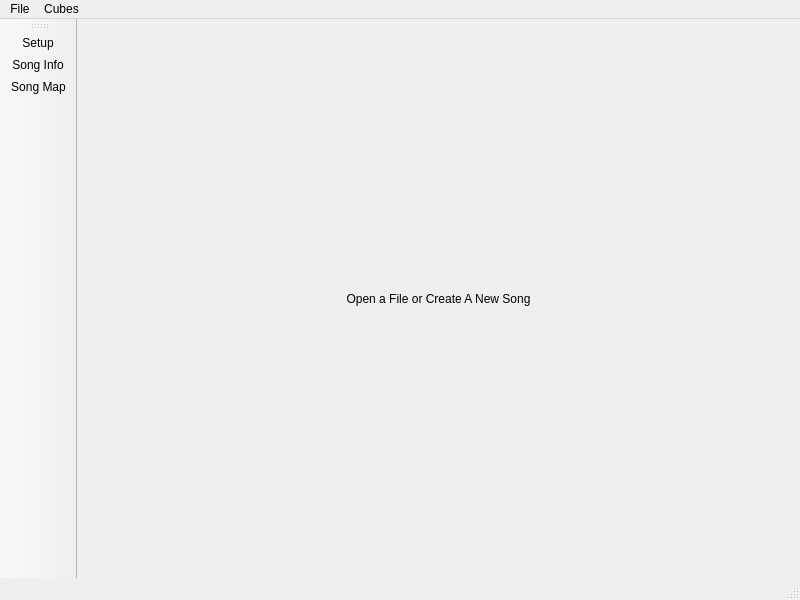
<?xml version="1.0" encoding="UTF-8"?>
<ui version="4.0">
 <class>MainWindow</class>
 <widget class="QMainWindow" name="MainWindow">
  <property name="geometry">
   <rect>
    <x>0</x>
    <y>0</y>
    <width>800</width>
    <height>600</height>
   </rect>
  </property>
  <property name="windowTitle">
   <string>MainWindow</string>
  </property>
  <widget class="QWidget" name="centralwidget">
   <layout class="QHBoxLayout" name="horizontalLayout_2">
    <item>
     <widget class="QLabel" name="helloLabel">
      <property name="text">
       <string>Open a File or Create A New Song</string>
      </property>
      <property name="alignment">
       <set>Qt::AlignCenter</set>
      </property>
     </widget>
    </item>
   </layout>
  </widget>
  <widget class="QMenuBar" name="menubar">
   <property name="geometry">
    <rect>
     <x>0</x>
     <y>0</y>
     <width>800</width>
     <height>22</height>
    </rect>
   </property>
   <widget class="QMenu" name="menuFile">
    <property name="title">
     <string>File</string>
    </property>
    <addaction name="actionNew"/>
    <addaction name="actionOpen"/>
    <addaction name="actionSave"/>
    <addaction name="actionClose"/>
   </widget>
   <widget class="QMenu" name="menuCubes">
    <property name="title">
     <string>Cubes</string>
    </property>
    <addaction name="actionUp_Left"/>
    <addaction name="actionUp"/>
    <addaction name="actionUp_Right"/>
    <addaction name="actionRight"/>
    <addaction name="actionDown_Right"/>
    <addaction name="actionDown"/>
    <addaction name="actionDown_Left"/>
    <addaction name="actionLeft"/>
    <addaction name="actionCentered"/>
    <addaction name="separator"/>
    <addaction name="actionRed"/>
    <addaction name="actionBlue"/>
   </widget>
   <addaction name="menuFile"/>
   <addaction name="menuCubes"/>
  </widget>
  <widget class="QStatusBar" name="statusbar"/>
  <widget class="QToolBar" name="toolBar">
   <property name="windowTitle">
    <string>toolBar</string>
   </property>
   <property name="toolButtonStyle">
    <enum>Qt::ToolButtonTextUnderIcon</enum>
   </property>
   <attribute name="toolBarArea">
    <enum>LeftToolBarArea</enum>
   </attribute>
   <attribute name="toolBarBreak">
    <bool>false</bool>
   </attribute>
   <addaction name="actionSetup"/>
   <addaction name="actionSong_Info"/>
   <addaction name="actionSong_Map"/>
  </widget>
  <action name="actionOpen">
   <property name="text">
    <string>Open</string>
   </property>
   <property name="shortcut">
    <string>Ctrl+O</string>
   </property>
  </action>
  <action name="actionSave">
   <property name="text">
    <string>Save</string>
   </property>
   <property name="shortcut">
    <string>Ctrl+S</string>
   </property>
  </action>
  <action name="actionNew">
   <property name="text">
    <string>New</string>
   </property>
   <property name="shortcut">
    <string>Ctrl+N</string>
   </property>
  </action>
  <action name="actionClose">
   <property name="text">
    <string>Close</string>
   </property>
  </action>
  <action name="actionSetup">
   <property name="icon">
    <iconset resource="Images.qrc">
     <normaloff>:/Images/Images/gear.png</normaloff>:/Images/Images/gear.png</iconset>
   </property>
   <property name="text">
    <string>Setup</string>
   </property>
  </action>
  <action name="actionSong_Info">
   <property name="icon">
    <iconset resource="Images.qrc">
     <normaloff>:/Images/Images/info.png</normaloff>:/Images/Images/info.png</iconset>
   </property>
   <property name="text">
    <string>Song Info</string>
   </property>
  </action>
  <action name="actionSong_Map">
   <property name="icon">
    <iconset resource="Images.qrc">
     <normaloff>:/Images/Images/music.png</normaloff>:/Images/Images/music.png</iconset>
   </property>
   <property name="text">
    <string>Song Map</string>
   </property>
  </action>
  <action name="actionUp_Left">
   <property name="icon">
    <iconset resource="Images.qrc">
     <normaloff>:/Images/Images/arrowUpLeft.png</normaloff>:/Images/Images/arrowUpLeft.png</iconset>
   </property>
   <property name="text">
    <string>Up Left</string>
   </property>
   <property name="shortcut">
    <string>Alt+7</string>
   </property>
  </action>
  <action name="actionUp">
   <property name="icon">
    <iconset resource="Images.qrc">
     <normaloff>:/Images/Images/arrowUp.png</normaloff>:/Images/Images/arrowUp.png</iconset>
   </property>
   <property name="text">
    <string>Up</string>
   </property>
   <property name="shortcut">
    <string>Alt+8</string>
   </property>
  </action>
  <action name="actionUp_Right">
   <property name="icon">
    <iconset resource="Images.qrc">
     <normaloff>:/Images/Images/arrowUpRight.png</normaloff>:/Images/Images/arrowUpRight.png</iconset>
   </property>
   <property name="text">
    <string>Up Right</string>
   </property>
   <property name="shortcut">
    <string>Alt+9</string>
   </property>
  </action>
  <action name="actionRight">
   <property name="icon">
    <iconset resource="Images.qrc">
     <normaloff>:/Images/Images/arrowRight.png</normaloff>:/Images/Images/arrowRight.png</iconset>
   </property>
   <property name="text">
    <string>Right</string>
   </property>
   <property name="shortcut">
    <string>Alt+6</string>
   </property>
  </action>
  <action name="actionDown_Right">
   <property name="icon">
    <iconset resource="Images.qrc">
     <normaloff>:/Images/Images/arrowDownRight.png</normaloff>:/Images/Images/arrowDownRight.png</iconset>
   </property>
   <property name="text">
    <string>Down Right</string>
   </property>
   <property name="shortcut">
    <string>Alt+3</string>
   </property>
  </action>
  <action name="actionDown">
   <property name="icon">
    <iconset resource="Images.qrc">
     <normaloff>:/Images/Images/arrowDown.png</normaloff>:/Images/Images/arrowDown.png</iconset>
   </property>
   <property name="text">
    <string>Down</string>
   </property>
   <property name="shortcut">
    <string>Alt+2</string>
   </property>
  </action>
  <action name="actionDown_Left">
   <property name="icon">
    <iconset resource="Images.qrc">
     <normaloff>:/Images/Images/arrowDownLeft.png</normaloff>:/Images/Images/arrowDownLeft.png</iconset>
   </property>
   <property name="text">
    <string>Down Left</string>
   </property>
   <property name="shortcut">
    <string>Alt+1</string>
   </property>
  </action>
  <action name="actionLeft">
   <property name="icon">
    <iconset resource="Images.qrc">
     <normaloff>:/Images/Images/arrowLeft.png</normaloff>:/Images/Images/arrowLeft.png</iconset>
   </property>
   <property name="text">
    <string>Left</string>
   </property>
   <property name="shortcut">
    <string>Alt+4</string>
   </property>
  </action>
  <action name="actionCentered">
   <property name="icon">
    <iconset resource="Images.qrc">
     <normaloff>:/Images/Images/arrowNone.png</normaloff>:/Images/Images/arrowNone.png</iconset>
   </property>
   <property name="text">
    <string>Centered</string>
   </property>
   <property name="shortcut">
    <string>Alt+5</string>
   </property>
  </action>
  <action name="actionRed">
   <property name="icon">
    <iconset resource="Images.qrc">
     <normaloff>:/Images/Images/redCube.png</normaloff>:/Images/Images/redCube.png</iconset>
   </property>
   <property name="text">
    <string>Red</string>
   </property>
   <property name="shortcut">
    <string>Alt+R</string>
   </property>
  </action>
  <action name="actionBlue">
   <property name="icon">
    <iconset resource="Images.qrc">
     <normaloff>:/Images/Images/blueCube.png</normaloff>:/Images/Images/blueCube.png</iconset>
   </property>
   <property name="text">
    <string>Blue</string>
   </property>
   <property name="shortcut">
    <string>Alt+B</string>
   </property>
  </action>
 </widget>
 <resources>
  <include location="Images.qrc"/>
 </resources>
 <connections/>
</ui>
